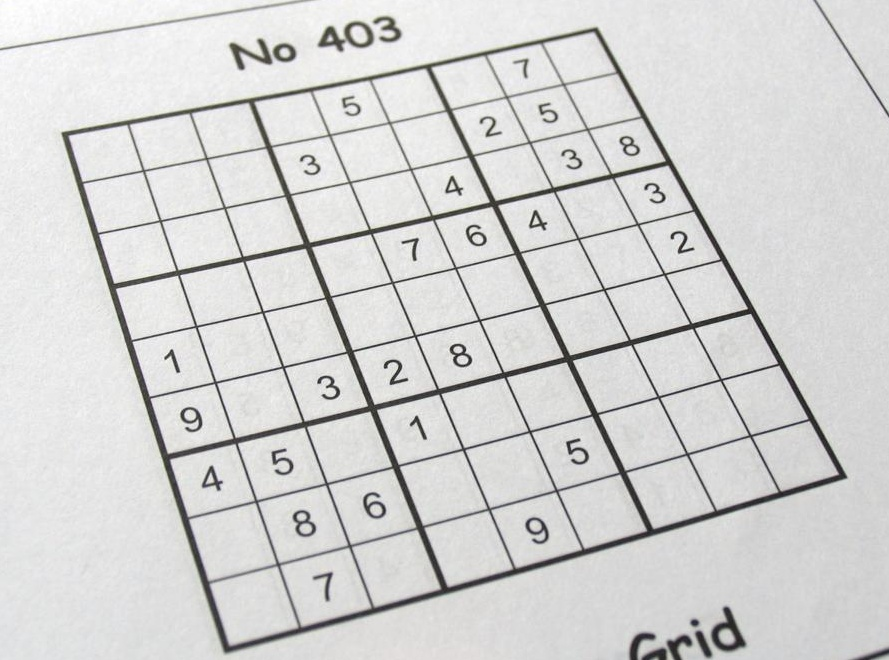
#> input picture Task_5_ima-spatial_edges_hough/sudoku-alt3.jpg, 889 x 660 px
$ jupyter execute --allow-errors edges-hough-assignment.ipynb
#> lines starting #> are read from the running program, lines starting #| are printed output that depends on the picture
# Init

[cell 1]
from skimage.transform import hough_line, hough_line_peaks
from skimage import io, color, feature, transform, filters
from skimage.color import rgb2gray
from skimage.filters import gaussian
from skimage.feature import canny
import cv2 as cv
import ipywidgets
import matplotlib.pyplot as plt
from matplotlib import cm
import numpy as np
import scipy
import seaborn as sns
import sklearn.cluster

[cell 2]
sns.set(style='dark')
plt.rcParams['figure.constrained_layout.use'] = True
plt.rcParams['image.cmap'] = 'viridis'
np.set_printoptions(threshold=20, edgeitems=10, linewidth=140, precision=3, suppress=True)

# Task 0: Load `sudoku-alt3.jpg` and detect edges using the Canny method

[cell 3]
#read the image file using skimage
image = io.imread('sudoku-alt3.jpg')
#> image is the input picture: shape (660, 889, 3); mean R, G, B 212, 212, 211.1

#convert the image to grayscale
gray = color.rgb2gray(image)

#apply the Canny edge detector
edges = feature.canny(gray, sigma=0.7)
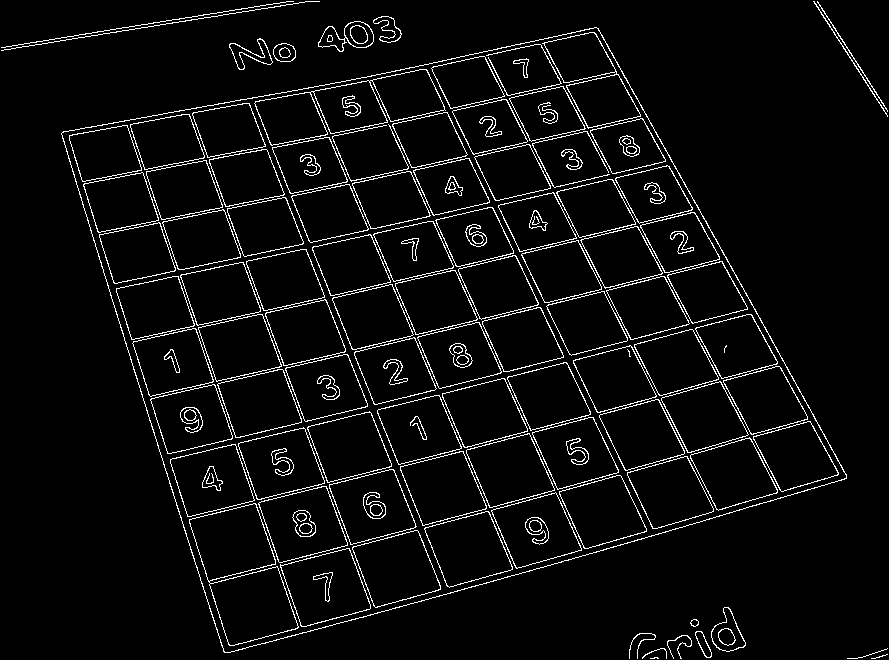
#> edges: shape (660, 889) bool; 4.7% white in thin lines or dots

[cell 4]
fig, axes = plt.subplots(1, 3, figsize=plt.figaspect(0.5))
axes[0].imshow(image)
axes[0].set_title('Original Image')
axes[1].imshow(gray, cmap='gray', vmin=0, vmax=1)
axes[1].set_title('Grayscale Image')
axes[2].imshow(edges, cmap='gray', vmin=0, vmax=1)
axes[2].set_title('Canny Edges')
plt.show()
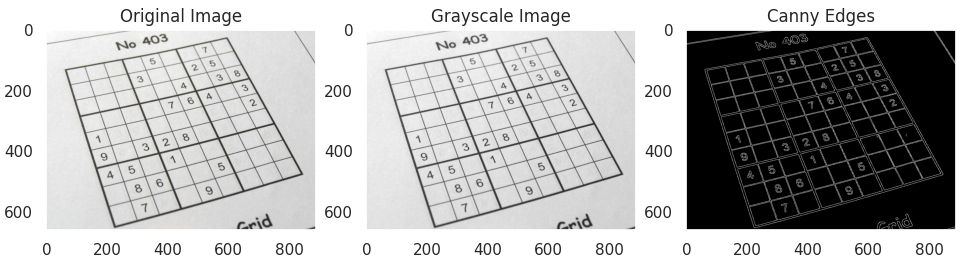
#> figure drawn by matplotlib, 3 panels

# Task 1: find the 4 border lines of the sudoku grid

Use the Hough transform to detect grid lines of the sudoku. We only are interested in the border lines that outline the grid - the other ones inside the grid do not matter.
- The Hough transform will probably return the lines inside the grid as well.
- Separate horizontal and vertical lines. Horizontal lines will have angles close to $\pm\pi/2$, vertical ones close to $0$ (details depend on whether you use scikit-image or OpenCV).
- The top most line will be the horizontal line with the smallest distance from the origin. The bottom-most line will be the horizontal line with the largest distance from the origin.
- In a similar manner, you can identify the left-most and right-most vertical lines as well.

[cell 5]
gray = color.rgb2gray(image)
blurred = filters.gaussian(gray, sigma=0.75)
edges = feature.canny(blurred, sigma=0.67)
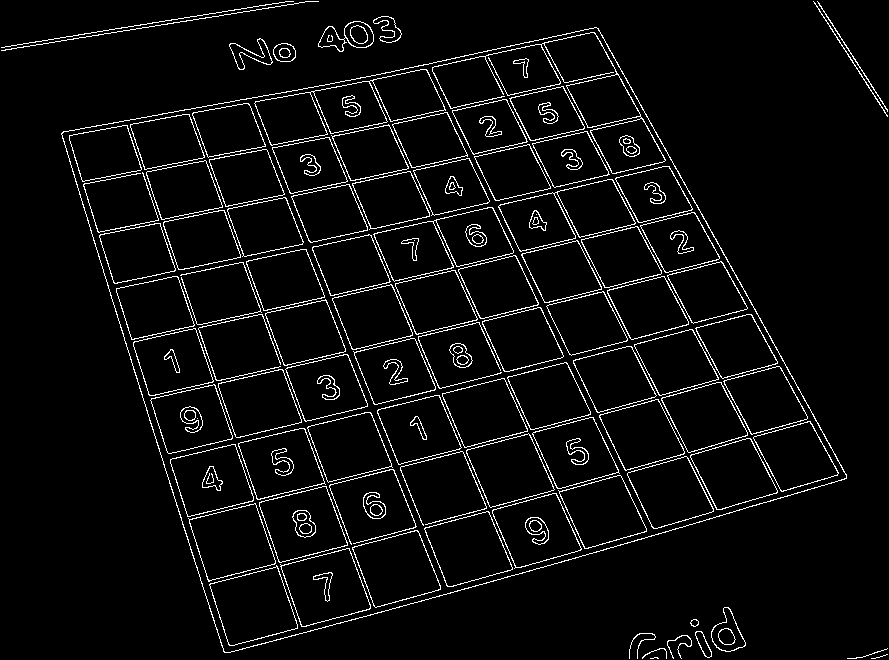
#> edges: shape (660, 889) bool; 4.7% white in thin lines or dots

tested_angles = np.linspace(-np.pi / 2, np.pi / 2, 360)
h, theta, d = transform.hough_line(edges, theta=tested_angles)
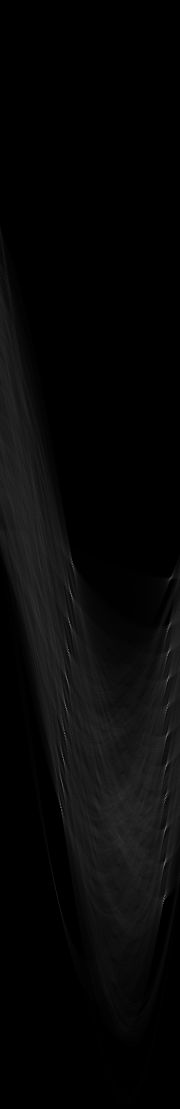
#> h: shape (2217, 360) uint64 (shown at 1/2 size); min 0, max 427, mean 12.5; drawn with min black and max white
#> theta = 360 values from -1.57 to 1.57; d = 2217 values from -1108 to 1108

lines = transform.hough_line_peaks(h, theta, d, threshold=0.37*h.max(), min_distance=20, min_angle=10)

hor_lines = []
ver_lines = []

for _, angle, dist in zip(*lines):
    if angle < np.pi / 4 or angle > 3*np.pi / 4:
        ver_lines.append((dist, angle))
    else:
        hor_lines.append((dist, angle))
#> this loop made 21 passes
#> (angle, dist) on passes 1 to 12: (-0.468, 410), (-0.328, 79), (-0.381, 197), (-0.354, 140), (-0.424, 306), (-0.451, 358), (-0.503, 506), (-0.302, 18), (1.37, 247), (1.3, 620), (-0.486, 461), (1.34, 307)
#> after the loop, hor_lines = [(247, 1.37), (620, 1.3), (307, 1.34), (549, 1.32), (488, 1.33), (360, 1.35), (691, 1.3), (422, 1.33), (203, 1.35), (151, 1.36), (46, 1.41)]; ver_lines = [(410, -0.468), (79, -0.328), (197, -0.381), (140, -0.354), (306, -0.424), (358, -0.451), (506, -0.503), (18, -0.302), (461, -0.486), (250, -0.407)]

hor_lines = sorted(hor_lines, key=lambda x: x[0])
#> hor_lines = [(46, 1.41), (151, 1.36), (203, 1.35), (247, 1.37), (307, 1.34), (360, 1.35), (422, 1.33), (488, 1.33), (549, 1.32), (620, 1.3), (691, 1.3)]
ver_lines = sorted(ver_lines, key=lambda x: x[0])
#> ver_lines = [(18, -0.302), (79, -0.328), (140, -0.354), (197, -0.381), (250, -0.407), (306, -0.424), (358, -0.451), (410, -0.468), (461, -0.486), (506, -0.503)]

top_line = hor_lines[1]
#> top_line = (151, 1.36)
bottom_line = hor_lines[-1]
#> bottom_line = (691, 1.3)
left_line = ver_lines[0]
#> left_line = (18, -0.302)
right_line = ver_lines[-1]
#> right_line = (506, -0.503)

[cell 6]
fig, axes = plt.subplots(1, 2, figsize=(8, 5), sharex=True, sharey=True)

for dist, angle in hor_lines:
    y0 = (dist - 0 * np.cos(angle)) / np.sin(angle)
    y1 = (dist - gray.shape[1] * np.cos(angle)) / np.sin(angle)
    axes[0].plot((0, gray.shape[1]), (y0, y1), '-r')
#> this loop made 11 passes
#> (dist, angle, y0, y1) on passes 1 to 11: (46, 1.41, 46.58, -94.63), (151, 1.36, 154.4, -35.11), (203, 1.35, 208, 10.3), (247, 1.37, 252.1, 70.7), (307, 1.34, 315.1, 109.3), (360, 1.35, 368.8, 171.1), (422, 1.33, 434.1, 220), (488, 1.33, 503, 280.7), (549, 1.32, 567.2, 336.6), (620, 1.3, 643.5, 396.3), (691, 1.3, 717.2, 470)
axes[0].set_title('Horizontal Lines')
axes[0].imshow(gray, cmap='gray')

for dist, angle in ver_lines:
    x0 = (dist - 0 * np.sin(angle)) / np.cos(angle)
    x1 = (dist - gray.shape[0] * np.sin(angle)) / np.cos(angle)
    axes[1].plot((x0, x1), (0, gray.shape[0]), '-b')
#> this loop made 10 passes
#> (dist, angle, x0, x1) on passes 1 to 10: (18, -0.302, 18.85, 224.4), (79, -0.328, 83.45, 308.2), (140, -0.354, 149.3, 393.5), (197, -0.381, 212.2, 476.3), (250, -0.407, 272.2, 556.7), (306, -0.424, 335.8, 634), (358, -0.451, 397.7, 717.1), (410, -0.468, 459.4, 793.2), (461, -0.486, 521.3, 869.7), (506, -0.503, 577.6, 940.9)
axes[1].set_title('Vertical Lines')
axes[1].imshow(gray, cmap='gray')

for ax in axes:
    ax.axis('off')
plt.show()
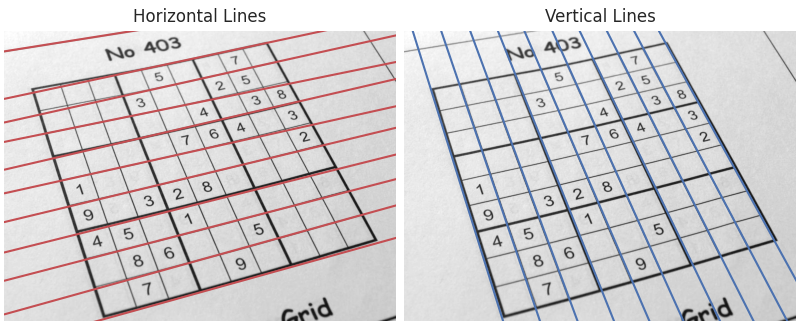
#> figure drawn by matplotlib, 2 panels

[cell 7]
fig, ax = plt.subplots(figsize=(5, 5))
ax.imshow(gray, cmap=plt.cm.gray)

border_lines = [top_line, bottom_line, left_line, right_line]
#> border_lines = [(151, 1.36), (691, 1.3), (18, -0.302), (506, -0.503)]

for dist, angle in border_lines:
    if np.abs(angle) < np.pi / 4:
        y0 = 0
        y1 = gray.shape[0]
        x0 = (dist - y0 * np.sin(angle)) / np.cos(angle)
        x1 = (dist - y1 * np.sin(angle)) / np.cos(angle)
    else:
        x0 = 0
        x1 = gray.shape[1]
        y0 = (dist - x0 * np.cos(angle)) / np.sin(angle)
        y1 = (dist - x1 * np.cos(angle)) / np.sin(angle)
    ax.plot((x0, x1), (y0, y1), '-r')
#> this loop made 4 passes
#> (dist, angle, x0, x1, y0, y1) on passes 1 to 2: (151, 1.36, 0, 889, 154.4, -35.11), (691, 1.3, 0, 889, 717.2, 470)
#> (dist, angle, y0, y1, x0, x1) on passes 3 to 4: (18, -0.302, 0, 660, 18.85, 224.4), (506, -0.503, 0, 660, 577.6, 940.9)

ax.set_xlim((0, gray.shape[1]))
ax.set_ylim((gray.shape[0], 0))
ax.set_axis_off()
ax.set_title('Border lines')

plt.show()
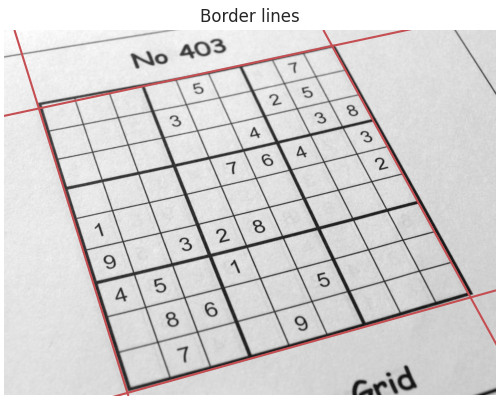
#> figure drawn by matplotlib, 1 panel
